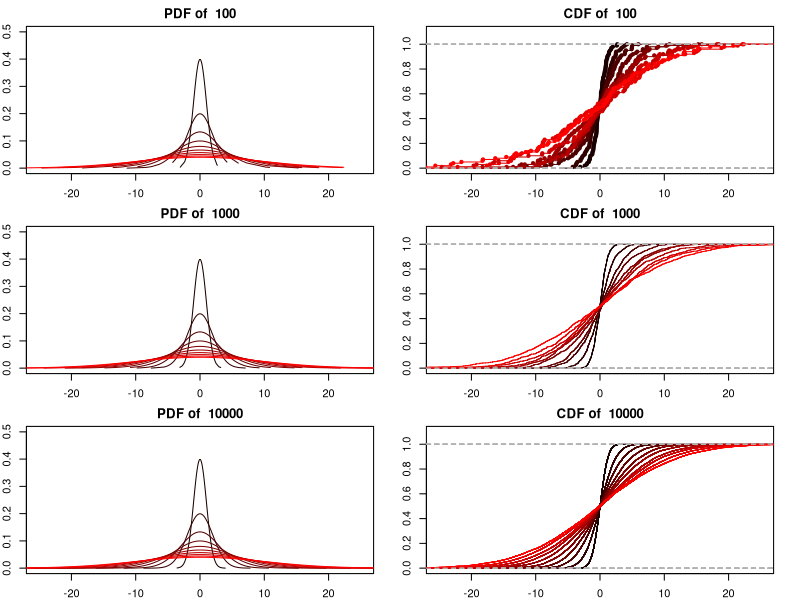

Write the R code that produced this figure.
## ---- chunk 1
distribution.change = function(n){

i=seq(1,10)
M = sapply(i, function(i) data = rnorm(n,0,i))
M[,1]=sort(M[,1])
plot(0,0, main = paste("PDF of ",n), type= 'l', xlim=c(-25,25), ylim = c(0,0.5))
  for (i in 1:10){
    M[,i]=sort(M[,i])
    lines(M[,i],dnorm(M[,i],0,i),col = rgb((i/10),0,0))
  }
plot(0,0,xlim = c(-25,25),ylim= c(0,1.1),main = paste("CDF of ",n), type = 'l')
  for(i in 1:10){
  lines(ecdf(M[,i]), col = rgb((i/10),0,0))
  }  
}
## ---- chunk 2
par(mfrow=c(3,2),mar=c(2,2,2,2))
distribution.change(100)
distribution.change(1000)
distribution.change(10000)
